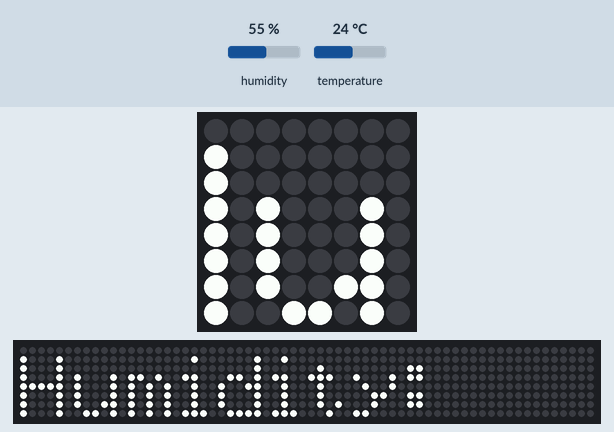
A program run on a simulated Raspberry Pi (BCM pin numbers) with a Sense HAT. On the bench: the Sense HAT's 8×8 RGB LED matrix, a strip that is not on the board, showing the scrolling text unrolled. The test bench sets the inputs (shaded band); at power-on: humidity 55 %, temperature 24 °C. The 64×8 strip is a reading aid, not a part: it shows the text the matrix is scrolling, unrolled, one strip-width of it at a time. At 19.3 s the program stops and its outputs stay as they are.

Above: at 1.27 s.
1.3 s: humidity set to 22 %
At 6.11 s:
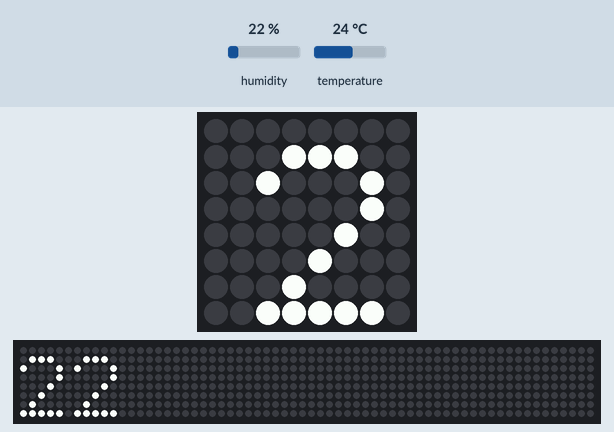
At 19.7 s:
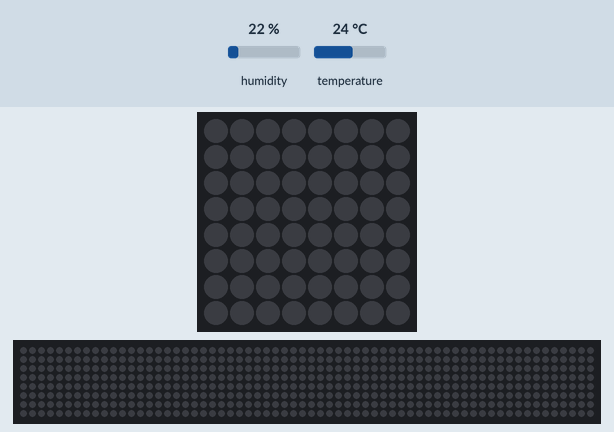

The program:

GetTemperatureAndHumidity.py
```python
# Program to display the current humidity and temperature

from sense_hat import SenseHat
import math
sense = SenseHat()

# Display the humidity
sense.show_message("Humidity:")
sense.show_message(str(math.floor(sense.get_humidity())))
sense.show_message("%")

# Get the temperature (in celsius) and convert to farenheit
celsius = sense.get_temperature()
farenheit = (celsius * 1.8) + 32

# Display both temperatures
sense.show_message("Temp:")
sense.show_message(str(math.floor(farenheit)))
sense.show_message("F")
sense.show_message(str(math.floor(celsius)))
sense.show_message("C")
```
